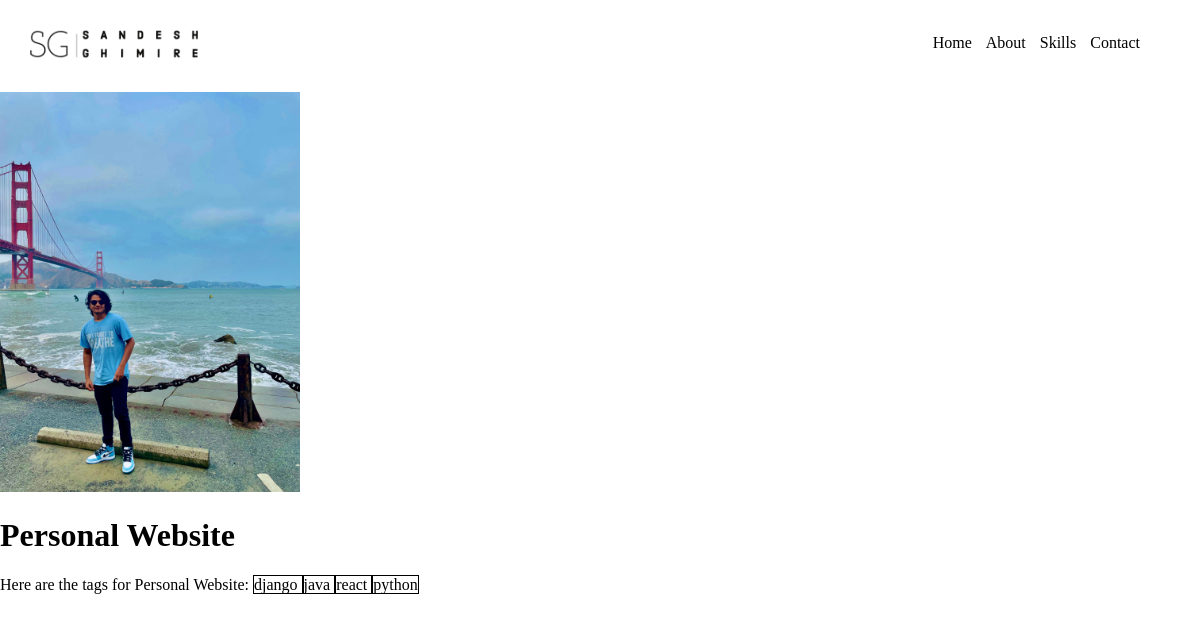
The page /Project/ac9133c3ebcb420e85796ab3cdd7fc42/ on the database as committed earlier.
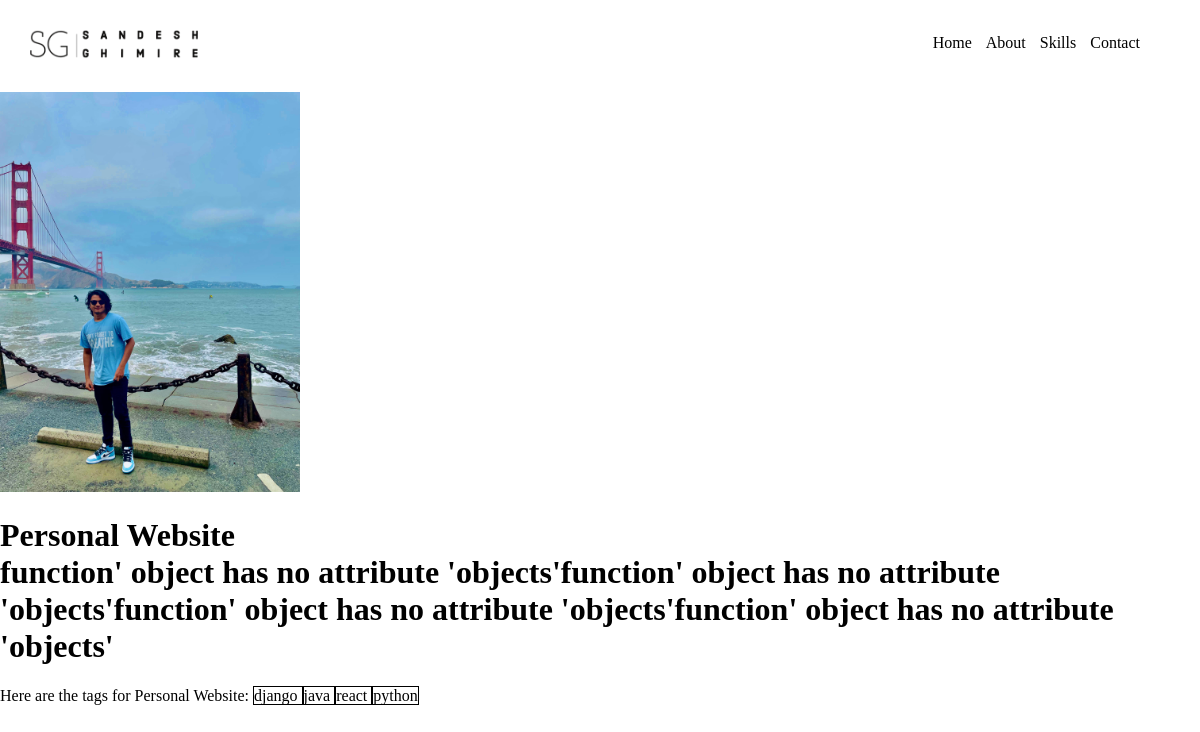
The same page on the database as committed later.
### base/models.py (models this page shows, shortened)
class Project(models.Model):
    title=models.CharField(max_length=200)
    description = models.TextField(null = True, blank=True)
    demo_link =models.CharField(max_length=2000, null=True,blank=True)
    user_image = models.ImageField(null=True, blank = True, default = "default.jpg")
    source_link =models.CharField(max_length=2000, null=True,blank=True)
    created = models.DateTimeField(auto_now_add = True)
    id = models.UUIDField(default=uuid.uuid4,unique=True,primary_key = True, editable=False)
    tags = models.ManyToManyField('Tag', blank=True) #creating relatiponship with Tags
    vote_total = models.IntegerField(default=0,null=True, blank=True)#creating relatiponship with review
    vote_ratio = models.IntegerField(default=0,null=True, blank=True)

### base/views.py (the view)
# urls.py: path('Project/<str:pk>/', views.project, name="Project"),
def project(request,pk):
    ProjectObj=Project.objects.get(id=pk)
    return render(request,'base/Project.html',{'cont':ProjectObj})

### base/models.py (called while the page is built)
    def __str__(self):
        return self.name

### base/templates/base/Project.html
{% include 'main.html'%}
<img style = "max-width: 300px "src = "{{ cont.user_image.url }}">
<h1> {{ cont.title }} <br>
    {{ cont.description }}</h1>
    <p>
        Here are the tags for {{cont.title}}:
        {% for i in cont.tags.all %}
            <span style="border: 1px solid black" > {{ i }} </span>
        {% endfor %}
    </p>

Rows that differ between the two databases and show on the page:
changed Project "Personal Website": description (not shown) → "function' object has no attribute 'objects'function' object has no attribute 'objects'function' object has no attribute 'objects'function' object has no attribute 'objects'"
